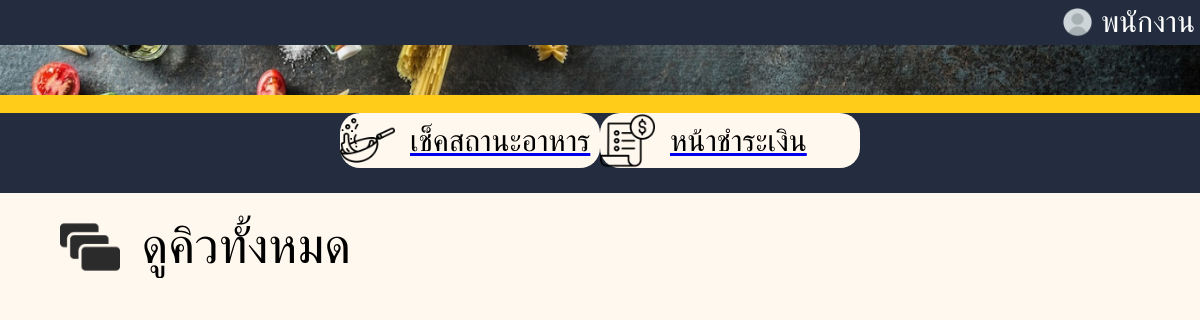
Before: /staff/employee/state/state.php with the older database file.
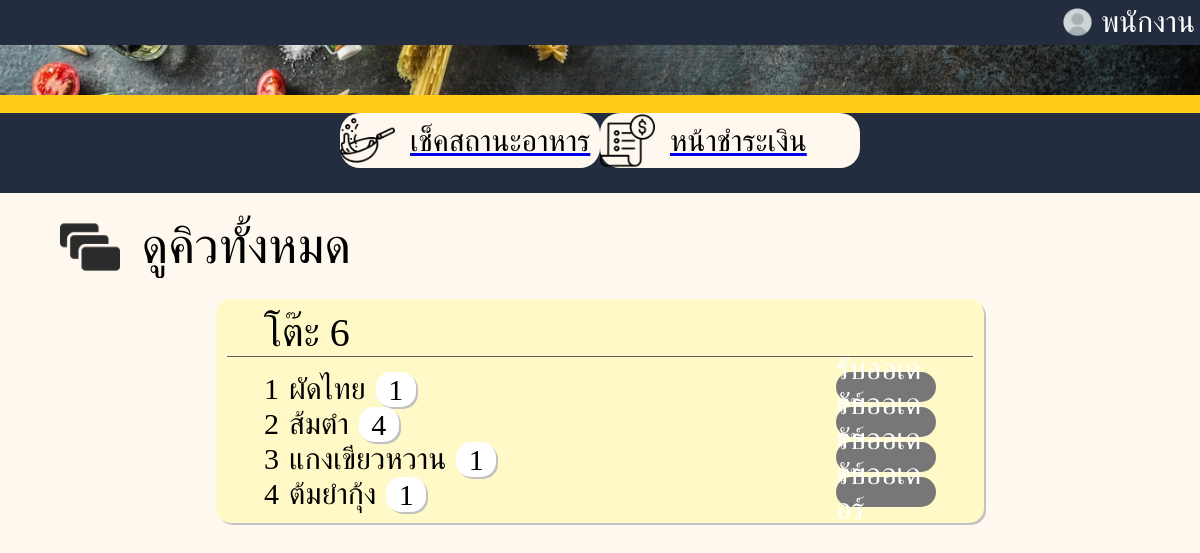
After: the same page with the newer database file.
### tables this page shows
CREATE TABLE `orders` (
  `order_id` INTEGER PRIMARY KEY AUTOINCREMENT,
  `table_id` INTEGER NOT NULL,
  `menu_id` INTEGER NOT NULL,
  `quantity` INTEGER NOT NULL,
  `order_status` TEXT NOT NULL CHECK(order_status IN ('กำลังทำอาหาร','เสร็จสิ้นพร้อมเสิร์ฟ','รับออเดอร์')),
  `order_time` TIMESTAMP DEFAULT CURRENT_TIMESTAMP,
  `price` REAL NOT NULL,
  `pay_status` TEXT NOT NULL CHECK(pay_status IN ('ยังไม่จ่าย','จ่ายแล้ว')),
  FOREIGN KEY (`menu_id`) REFERENCES `menu` (`menu_id`) ON DELETE NO ACTION ON UPDATE NO ACTION,
  FOREIGN KEY (`table_id`) REFERENCES `tables` (`table_id`) ON DELETE NO ACTION ON UPDATE NO ACTION
);

CREATE TABLE `menu` (
  `menu_id` INTEGER PRIMARY KEY AUTOINCREMENT,
  `name` TEXT NOT NULL,
  `price` REAL NOT NULL,
  `category` TEXT NOT NULL,
  `region` TEXT NOT NULL,
  `file_path` TEXT NOT NULL
);

### staff/employee/state/state.php (the view, shortened to what this page needs)
<?php
$db = new MyDB();
$sql = "SELECT o.*, m.name as menu_name FROM orders o
        JOIN menu m ON o.menu_id = m.menu_id
        ORDER BY o.table_id, o.order_id;";
$result = $db->query($sql);
?>
<!DOCTYPE html>
<html lang="en">
<head>
    <link rel="stylesheet" href="styles.css">
</head>
<body>
    <header>
        <img src="../../asset/profile.png" alt="profile">
        <span>พนักงาน</span>
    </header>
    <top>
        <div>
            <div class="queue">
            </div>
            <div class="yellow-bar"></div>
        </div>
        <div class="option_container">
            <a href="state.php">
                <div class="option">
                    <img src="../../asset/cooking.png" alt="cooking">
                    <div class="option-name" id="status">เช็คสถานะอาหาร</div>
                </div>
            </a>
            <a href="../checkout/search_table/search_table.php">
                <div class="option">
                    <img src="../../asset/bill.png" alt="bill">
                    <div class="option-name" id="payment">หน้าชำระเงิน</div>
                </div>
            </a>
        </div>
    </top>
    <div class="content">
        <div class="center-content">
            <div class="headlinertext">
                <img src="../../asset/do-queue.png" alt="do queue">
                <span>ดูคิวทั้งหมด</span>
            </div>
            <div class="box">
                <?php
                if ($result) {
                    $currentTableId = null;
                    $orderCount = 0;
                    while ($row = $result->fetchArray(SQLITE3_ASSOC)) {
                        $tableId = $row['table_id'];
                        $menuName = $row['menu_name'];
                        $quantity = $row['quantity'];
                        $orderStatus = $row['order_status'];
                        if ($tableId != $currentTableId) {
                            echo '<div class="box-test1">';
                            echo '<div class="headliner">';
                            echo '<div class="text-button">';
                            echo "<span>โต๊ะ $tableId</span>";
                            echo '</div>';
                            echo '<div class="line-under-topic"></div>';
                            echo '</div>';
                            echo '<div class="contentinbox">';
                            $currentTableId = $tableId;
                            $orderCount = 0;
                        }
                        $orderCount++;
                        echo '<div class="row">';
                        echo '<div class="left">';
                        echo "<span>$orderCount</span>";
                        echo "<span>$menuName</span>";
                        echo '<div class="boxnum">';
                        echo "<span>$quantity</span>";
                        echo '</div>';
                        echo '</div>';
                        echo '<div class="right">';
                        echo "<span class='status'>$orderStatus</span>";
                        echo '</div>';
                        echo '</div>';
                    }
                    echo '</div>';
                    echo '</div>';
                } else {
                    echo "No orders found.";
                }
                ?>
            </div>
        </div>
    </div>
</body>
</html>

### staff/employee/state/styles.css (style rules this page uses)
* { padding: 0px; margin: 0px; box-sizing: border-box; }
body { font-family: 'Moh Luang'; background-color: #FFF8EE; }
header { background-color: #232D3F; padding: 5px; color: white; display: flex; justify-content: flex-end; align-items: center; font-size: 30px; }
header img { max-width: 95px; max-height: 30px; margin-right: 8px; }
.yellow-bar { width: auto; height: clamp(10px, 2vw, 18px); background-color: #FFCC19; }
.queue { background-image: url('../../asset/banner.png'); background-size: cover; background-position: center; display: flex; justify-content: right; padding: 25px; }
.option_container { display: flex; flex-direction: row; justify-content: center; height: 80px; background-color: #232D3F; }
.option { width: 260px; height: 55px; background-color: #FFF8EE; border-radius: 20px; display: flex; flex-direction: row; }
#payment.option-name, #status.option-name { color: rgb(0, 0, 0); font-size: 30px; padding-left: 15px; padding-top: 11px; }
.content { display: flex; margin-top: 2%; }
.box { width: 100%; height: auto; display: grid; grid-template-columns: repeat(1, minmax(0, 1fr)); align-items: center; justify-items: center; }
.center-content { width: 90%; height: 100%; display: flex; flex-direction: column; }
.box-test1 { margin-top: 2%; background-color: #FFF9C8; width: 768px; height: auto; display: flex; flex-direction: column; border-style: none; border-radius: 15px; box-shadow: 2px 2px #c2c2c2; padding: 1%; }
.headliner { display: flex; flex-direction: column; width: 100%; height: 30%; justify-content: center; }
.text-button { display: flex; justify-content: space-between; padding-left: 5%; padding-right: 5%; }
.text-button span { font-size: 40px; }
.contentinbox { margin-top: 2%; width: 100%; height: auto; display: grid; grid-template-columns: repeat(1, minmax(0, 1fr)); }
.row { display: flex; justify-content: space-between; padding-left: 5%; padding-right: 5%; }
.right { display: flex; gap: 20px; }
.left, .right span { font-size: 30px; }
.left { display: flex; gap: 10px; }
.boxnum { width: 40px; background-color: white; display: flex; align-items: center; justify-content: center; border-radius: 15px; box-shadow: 2px 2px #c2c2c2; }
.status { display: flex; align-items: center; justify-content: center; background-color: #777777; color: white; width: 100px; height: 30px; border-radius: 15px; }
.headlinertext img { width: 60px; height: 60px; }
.headlinertext span { font-size: 50px; }
.headlinertext { display: flex; gap: 2%; }
.line-under-topic { width: auto; height: 1px; background-color: #616161; }

Changed rows visible on the page:
added orders: table "6", orderCount "1", menu.name "ผัดไทย", quantity "1", order_status "รับออเดอร์"
added orders: orderCount "2", menu.name "ส้มตำ", quantity "4", order_status "รับออเดอร์"
added orders: orderCount "3", menu.name "แกงเขียวหวาน", quantity "1", order_status "รับออเดอร์"
added orders: orderCount "4", menu.name "ต้มยำกุ้ง", quantity "1", order_status "รับออเดอร์"
